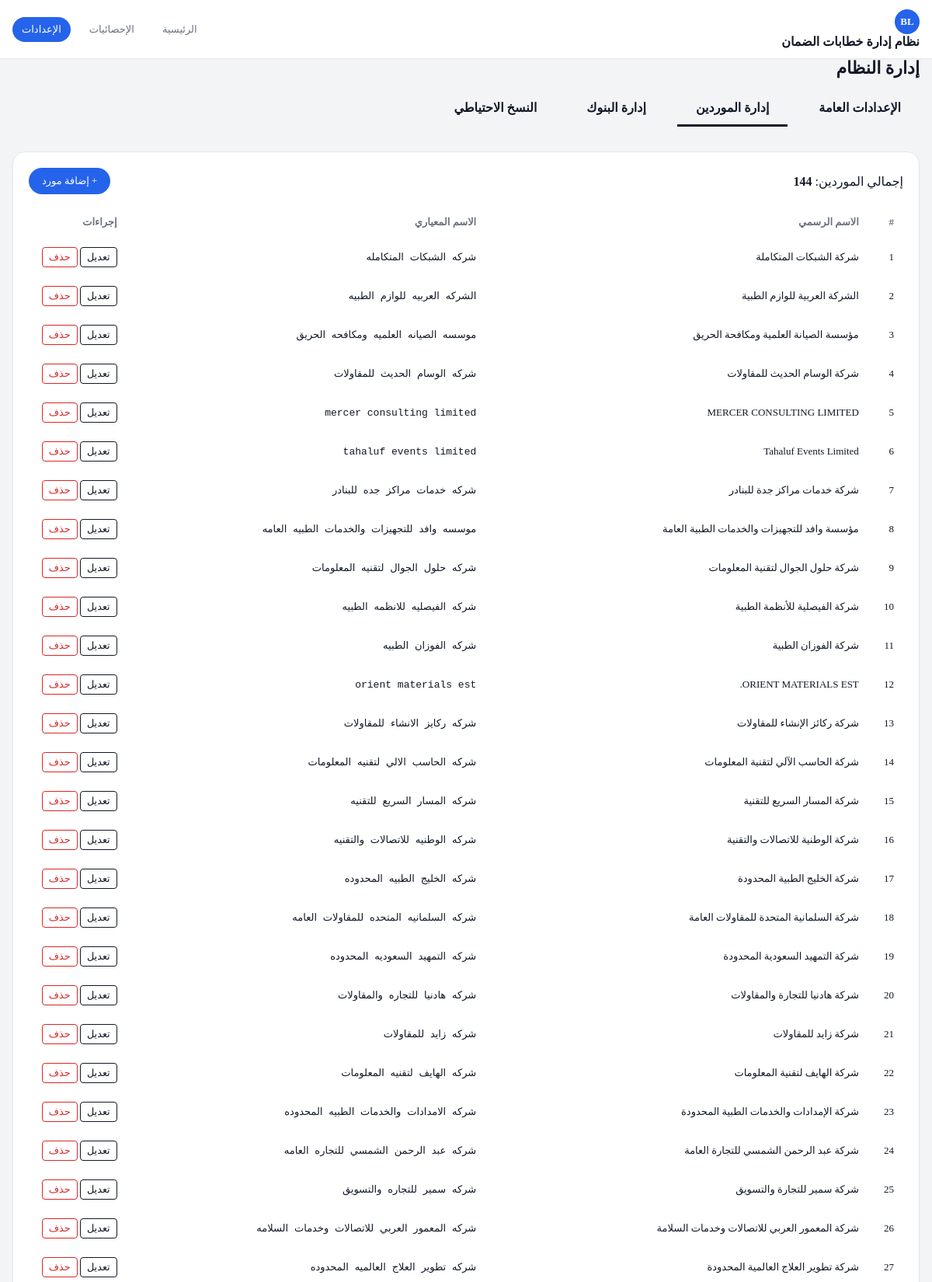
The app's page /settings.php?tab=suppliers (upper part) with its own data.
### tables this page shows
CREATE TABLE suppliers (
    id INTEGER PRIMARY KEY AUTOINCREMENT,
    official_name TEXT NOT NULL,
    display_name TEXT,
    normalized_name TEXT NOT NULL,
    is_confirmed INTEGER DEFAULT 0,
    created_at TEXT DEFAULT CURRENT_TIMESTAMP,
    updated_at TEXT DEFAULT CURRENT_TIMESTAMP
, supplier_normalized_key TEXT);

### app/Repositories/SupplierRepository.php (called while the page is built, shortened)
<?php
class SupplierRepository
{
    public function allNormalized(): array
    {
        $pdo = Database::connection();
        $stmt = $pdo->query('SELECT id, official_name, normalized_name, supplier_normalized_key FROM suppliers');
        return $stmt->fetchAll(PDO::FETCH_ASSOC);
    }
}

### www/settings.php (the view, shortened to what this page needs)
<?php
$suppliers = new SupplierRepository();
$activeTab = $_GET['tab'] ?? 'general';
$suppliersList = $suppliers->allNormalized();
?>
<!doctype html>
<html lang="ar" dir="rtl">
<head>
    <link rel="stylesheet" href="/assets/css/style.css">
</head>
<body class="app-shell">
    <header class="app-header">
        <div class="app-header-inner">
            <div>
                <span class="app-logo">BL</span>
                <span class="app-title">نظام إدارة خطابات الضمان</span>
            </div>
            <nav class="app-nav">
                <a href="/" class="app-nav-link">الرئيسية</a>
                <a href="/stats" class="app-nav-link">الإحصائيات</a>
                <a href="/settings.php" class="app-nav-link is-active">الإعدادات</a>
            </nav>
        </div>
    </header>
    <main class="app-main">
        <div class="app-container">
            <div class="page-header">
                <h1 class="page-title">إدارة النظام</h1>
            </div>
            <div class="tabs-nav">
                <a href="?tab=general" class="tab-link <?= $activeTab === 'general' ? 'active' : '' ?>">الإعدادات العامة</a>
                <a href="?tab=suppliers" class="tab-link <?= $activeTab === 'suppliers' ? 'active' : '' ?>">إدارة الموردين</a>
                <a href="?tab=banks" class="tab-link <?= $activeTab === 'banks' ? 'active' : '' ?>">إدارة البنوك</a>
                <a href="?tab=system" class="tab-link <?= $activeTab === 'system' ? 'active' : '' ?>">النسخ الاحتياطي</a>
            </div>
            <?php if ($activeTab === 'suppliers'): ?>
            <div class="card">
                <div style="display: flex; justify-content: space-between; align-items: center; margin-bottom: 1rem;">
                    <span>إجمالي الموردين: <strong><?= count($suppliersList) ?></strong></span>
                    <a href="/settings/supplier-form.php" class="btn btn-primary">+ إضافة مورد</a>
                </div>
                <table class="data-table">
                    <thead>
                        <tr>
                            <th>#</th>
                            <th>الاسم الرسمي</th>
                            <th>الاسم المعياري</th>
                            <th>إجراءات</th>
                        </tr>
                    </thead>
                    <tbody>
                        <?php foreach ($suppliersList as $index => $supplier): ?>
                        <tr>
                            <td><?= $index + 1 ?></td>
                            <td><?= htmlspecialchars($supplier['official_name'] ?? '') ?></td>
                            <td><code><?= htmlspecialchars($supplier['normalized_name'] ?? '') ?></code></td>
                            <td>
                                <a href="/settings/supplier-form.php?id=<?= $supplier['id'] ?>" class="btn-xs btn-outline-primary">تعديل</a>
                                <a href="/settings/supplier-delete.php?id=<?= $supplier['id'] ?>" class="btn-xs btn-outline-danger" onclick="return confirm('هل أنت متأكد من حذف هذا المورد؟')">حذف</a>
                            </td>
                        </tr>
                        <?php endforeach; ?>
                    </tbody>
                </table>
            </div>
            <?php endif; ?>
        </div>
    </main>
</body>
</html>

### www/assets/css/style.css (style rules this page uses)
:root { --color-bg-main: #f3f4f6; --color-bg-elevated: #ffffff; --color-border: #e5e7eb; --color-border-strong: #cbd5e1; --color-primary: #2563eb; --color-primary-hover: #1d4ed8; --color-primary-soft: #dbeafe; --color-accent: #0ea5e9; --color-text-main: #111827; --color-text-muted: #6b7280; --color-text-inverse: #ffffff; --color-success: #059669; --color-success-soft: #d1fae5; --color-warning: #d97706; --color-warning-soft: #fef3c7; --color-danger: #dc2626; --color-danger-soft: #fee2e2; --color-info: #0ea5e9; --color-info-soft: #e0f2fe; --color-status-review: #f97316; --color-status-ready: #16a34a; --color-status-conflict: #dc2626; --font-size-xs: 12px; --font-size-sm: 13px; --font-size-md: 14px; --font-size-lg: 16px; --font-size-xl: 18px; --font-size-2xl: 22px; --radius-sm: 8px; --radius-md: 12px; --radius-lg: 16px; --radius-xl: 20px; --shadow-sm: 0 1px 2px rgba(15, 23, 42, 0.06); --shadow-md: 0 4px 10px rgba(15, 23, 42, 0.08); --space-xxs: 4px; --space-xs: 8px; --space-sm: 12px; --space-md: 16px; --space-lg: 20px; --space-xl: 24px; --space-2xl: 32px; --transition-fast: 150ms ease-out; --transition-normal: 200ms ease-out; --layout-max-width: 1200px; }
body.app-shell { margin: 0; padding: 0; margin: 0; padding: 0; background-color: var(--color-bg-main); color: var(--color-text-main); }
.app-main { padding: 0 var(--space-md) var(--space-xl) var(--space-md); }
.app-container { max-width: var(--layout-max-width); margin: 0 auto; }
.page-header { display: flex; align-items: flex-start; justify-content: space-between; gap: var(--space-md); margin-bottom: var(--space-md); flex-wrap: wrap; }
.page-title { font-size: var(--font-size-2xl); font-weight: 700; margin: 0; }
.app-header { position: sticky; top: 0; z-index: 50; background-color: var(--color-bg-elevated); box-shadow: var(--shadow-sm); }
.app-header-inner { max-width: var(--layout-max-width); margin: 0 auto; padding: var(--space-sm) var(--space-md); display: flex; align-items: center; justify-content: space-between; gap: var(--space-md); }
.app-logo { width: 32px; height: 32px; border-radius: var(--radius-lg); background: var(--color-primary); color: var(--color-text-inverse); display: flex; align-items: center; justify-content: center; font-weight: 700; font-size: var(--font-size-sm); }
.app-title { font-size: var(--font-size-lg); font-weight: 700; }
.app-nav { display: flex; gap: var(--space-sm); flex-wrap: wrap; }
.app-nav-link { font-size: var(--font-size-sm); padding: var(--space-xs) var(--space-sm); border-radius: 999px; text-decoration: none; color: var(--color-text-muted); transition: background-color var(--transition-fast), color var(--transition-fast); }
.app-nav-link.is-active { background-color: var(--color-primary); color: var(--color-text-inverse); }
.card { background-color: var(--color-bg-elevated); border: 1px solid var(--color-border); border-radius: var(--radius-lg); box-shadow: var(--shadow-sm); padding: var(--space-lg); margin-bottom: var(--space-lg); }
.btn { display: inline-flex; align-items: center; justify-content: center; gap: var(--space-xs); border-radius: 999px; border: 1px solid transparent; cursor: pointer; font-family: inherit; font-size: var(--font-size-sm); padding: 8px 16px; transition: background-color var(--transition-fast), box-shadow var(--transition-fast), transform var(--transition-fast); text-decoration: none; }
.btn-primary { background-color: var(--color-primary); color: var(--color-text-inverse); }
.data-table { width: 100%; border-collapse: collapse; font-size: var(--font-size-sm); }
.data-table th, .data-table td { padding: var(--space-sm); border-bottom: 1px solid var(--color-border); text-align: right; }
.data-table th { background-color: #f9fafb; font-weight: 600; color: var(--color-text-muted); position: sticky; top: 0; z-index: 1; }

### records on screen
suppliers: official_name "شركة الشبكات المتكاملة", normalized_name "شركه الشبكات المتكامله"
suppliers: official_name "الشركة العربية للوازم الطبية", normalized_name "الشركه العربيه للوازم الطبيه"
suppliers: official_name "مؤسسة الصيانة العلمية ومكافحة الحريق", normalized_name "موسسه الصيانه العلميه ومكافحه الحريق"
suppliers: official_name "شركة الوسام الحديث للمقاولات", normalized_name "شركه الوسام الحديث للمقاولات"
suppliers: official_name "MERCER CONSULTING LIMITED", normalized_name "mercer consulting limited"
suppliers: official_name "Tahaluf Events Limited", normalized_name "tahaluf events limited"
suppliers: official_name "شركة خدمات مراكز جدة للبنادر", normalized_name "شركه خدمات مراكز جده للبنادر"
suppliers: official_name "مؤسسة وافد للتجهيزات والخدمات الطبية العامة", normalized_name "موسسه وافد للتجهيزات والخدمات الطبيه العامه"
suppliers: official_name "شركة حلول الجوال لتقنية المعلومات", normalized_name "شركه حلول الجوال لتقنيه المعلومات"
suppliers: official_name "شركة الفيصلية للأنظمة الطبية", normalized_name "شركه الفيصليه للانظمه الطبيه"
suppliers: official_name "شركة الفوزان الطبية", normalized_name "شركه الفوزان الطبيه"
suppliers: official_name "ORIENT MATERIALS EST.", normalized_name "orient materials est"
suppliers: official_name "شركة ركائز الإنشاء للمقاولات", normalized_name "شركه ركايز الانشاء للمقاولات"
suppliers: official_name "شركة الحاسب الآلي لتقنية المعلومات", normalized_name "شركه الحاسب الالي لتقنيه المعلومات"
suppliers: official_name "شركة المسار السريع للتقنية", normalized_name "شركه المسار السريع للتقنيه"
suppliers: official_name "شركة الوطنية للاتصالات والتقنية", normalized_name "شركه الوطنيه للاتصالات والتقنيه"
suppliers: official_name "شركة الخليج الطبية المحدودة", normalized_name "شركه الخليج الطبيه المحدوده"
suppliers: official_name "شركة السلمانية المتحدة للمقاولات العامة", normalized_name "شركه السلمانيه المتحده للمقاولات العامه"
suppliers: official_name "شركة التمهيد السعودية المحدودة", normalized_name "شركه التمهيد السعوديه المحدوده"
suppliers: official_name "شركة هادنيا للتجارة والمقاولات", normalized_name "شركه هادنيا للتجاره والمقاولات"
suppliers: official_name "شركة زايد للمقاولات", normalized_name "شركه زايد للمقاولات"
suppliers: official_name "شركة الهايف لتقنية المعلومات", normalized_name "شركه الهايف لتقنيه المعلومات"
suppliers: official_name "شركة الإمدادات والخدمات الطبية المحدودة", normalized_name "شركه الامدادات والخدمات الطبيه المحدوده"
suppliers: official_name "شركة عبد الرحمن الشمسي للتجارة العامة", normalized_name "شركه عبد الرحمن الشمسي للتجاره العامه"
suppliers: official_name "شركة سمير للتجارة والتسويق", normalized_name "شركه سمير للتجاره والتسويق"
suppliers: official_name "شركة المعمور العربي للاتصالات وخدمات السلامة", normalized_name "شركه المعمور العربي للاتصالات وخدمات السلامه"
suppliers: official_name "شركة تطوير العلاج العالمية المحدودة", normalized_name "شركه تطوير العلاج العالميه المحدوده"

### other values on screen
count($suppliersList) "144"
